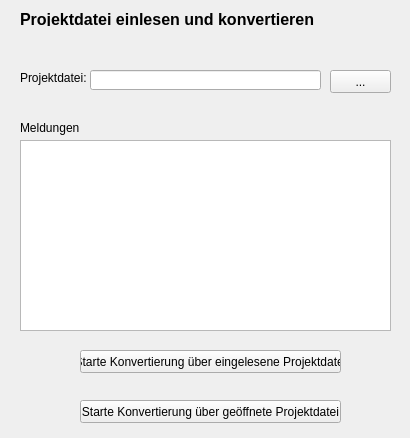
<?xml version="1.0" encoding="UTF-8"?>
<ui version="4.0">
 <class>EditorParserDialogBase</class>
 <widget class="QDialog" name="EditorParserDialogBase">
  <property name="geometry">
   <rect>
    <x>0</x>
    <y>0</y>
    <width>410</width>
    <height>438</height>
   </rect>
  </property>
  <property name="windowTitle">
   <string>EditorParser</string>
  </property>
  <widget class="QDialogButtonBox" name="button_box">
   <property name="geometry">
    <rect>
     <x>30</x>
     <y>240</y>
     <width>341</width>
     <height>32</height>
    </rect>
   </property>
   <property name="orientation">
    <enum>Qt::Horizontal</enum>
   </property>
   <property name="standardButtons">
    <set>QDialogButtonBox::Cancel|QDialogButtonBox::Ok</set>
   </property>
  </widget>
  <widget class="QPushButton" name="ConvertProjectDataButton">
   <property name="geometry">
    <rect>
     <x>80</x>
     <y>350</y>
     <width>261</width>
     <height>23</height>
    </rect>
   </property>
   <property name="text">
    <string>Starte Konvertierung über eingelesene Projektdatei</string>
   </property>
  </widget>
  <widget class="QLabel" name="label_3">
   <property name="geometry">
    <rect>
     <x>20</x>
     <y>10</y>
     <width>331</width>
     <height>16</height>
    </rect>
   </property>
   <property name="text">
    <string>&lt;html&gt;&lt;head/&gt;&lt;body&gt;&lt;p&gt;&lt;span style=&quot; font-size:12pt; font-weight:600; text-decoration: underline;&quot;&gt;Projektdatei einlesen und konvertieren&lt;/span&gt;&lt;/p&gt;&lt;/body&gt;&lt;/html&gt;</string>
   </property>
  </widget>
  <widget class="QLineEdit" name="lineEditProjectPath">
   <property name="geometry">
    <rect>
     <x>90</x>
     <y>70</y>
     <width>231</width>
     <height>20</height>
    </rect>
   </property>
  </widget>
  <widget class="QListWidget" name="OperationStatments">
   <property name="geometry">
    <rect>
     <x>20</x>
     <y>140</y>
     <width>371</width>
     <height>191</height>
    </rect>
   </property>
  </widget>
  <widget class="QLabel" name="label">
   <property name="geometry">
    <rect>
     <x>20</x>
     <y>70</y>
     <width>91</width>
     <height>16</height>
    </rect>
   </property>
   <property name="text">
    <string>Projektdatei:</string>
   </property>
  </widget>
  <widget class="QLabel" name="label_2">
   <property name="geometry">
    <rect>
     <x>20</x>
     <y>120</y>
     <width>71</width>
     <height>16</height>
    </rect>
   </property>
   <property name="text">
    <string>Meldungen</string>
   </property>
  </widget>
  <widget class="QPushButton" name="FileDialogButtonn">
   <property name="geometry">
    <rect>
     <x>330</x>
     <y>70</y>
     <width>61</width>
     <height>23</height>
    </rect>
   </property>
   <property name="text">
    <string>...</string>
   </property>
  </widget>
  <widget class="QPushButton" name="DirectConvertProjectDataButton">
   <property name="geometry">
    <rect>
     <x>80</x>
     <y>400</y>
     <width>261</width>
     <height>23</height>
    </rect>
   </property>
   <property name="text">
    <string>Starte Konvertierung über geöffnete Projektdatei</string>
   </property>
  </widget>
 </widget>
 <resources/>
 <connections>
  <connection>
   <sender>button_box</sender>
   <signal>accepted()</signal>
   <receiver>EditorParserDialogBase</receiver>
   <slot>accept()</slot>
   <hints>
    <hint type="sourcelabel">
     <x>20</x>
     <y>20</y>
    </hint>
    <hint type="destinationlabel">
     <x>20</x>
     <y>20</y>
    </hint>
   </hints>
  </connection>
  <connection>
   <sender>button_box</sender>
   <signal>rejected()</signal>
   <receiver>EditorParserDialogBase</receiver>
   <slot>reject()</slot>
   <hints>
    <hint type="sourcelabel">
     <x>20</x>
     <y>20</y>
    </hint>
    <hint type="destinationlabel">
     <x>20</x>
     <y>20</y>
    </hint>
   </hints>
  </connection>
 </connections>
</ui>
